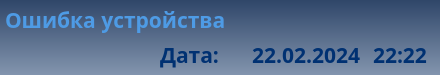
<?xml version="1.0" encoding="UTF-8"?>
<ui version="4.0">
 <class>widget_27_7_21_err_device</class>
 <widget class="QWidget" name="widget_27_7_21_err_device">
  <property name="geometry">
   <rect>
    <x>0</x>
    <y>0</y>
    <width>440</width>
    <height>75</height>
   </rect>
  </property>
  <property name="windowTitle">
   <string>widget_27_7_21_err_devices</string>
  </property>
  <property name="layoutDirection">
   <enum>Qt::LeftToRight</enum>
  </property>
  <property name="styleSheet">
   <string notr="true">background-color: qlineargradient(spread:pad, x1:0.5, y1:0, x2:0.5, y2:1, stop:0 rgba(47, 70, 105, 255), stop:1 rgba(131, 149, 174, 255));</string>
  </property>
  <widget class="QLabel" name="lbl_name_error">
   <property name="enabled">
    <bool>true</bool>
   </property>
   <property name="geometry">
    <rect>
     <x>5</x>
     <y>5</y>
     <width>271</width>
     <height>30</height>
    </rect>
   </property>
   <property name="font">
    <font>
     <family>Arial Black</family>
     <pointsize>16</pointsize>
     <weight>75</weight>
     <bold>true</bold>
    </font>
   </property>
   <property name="layoutDirection">
    <enum>Qt::LeftToRight</enum>
   </property>
   <property name="styleSheet">
    <string notr="true">color: rgb(78, 155, 229);
background-color: qlineargradient(spread:pad, x1:0, y1:0, x2:1, y2:0, stop:0 rgba(0, 0, 0, 0), stop:1 rgba(255, 255, 255, 0));</string>
   </property>
   <property name="text">
    <string>Ошибка устройства</string>
   </property>
  </widget>
  <widget class="QLabel" name="lbl_info">
   <property name="enabled">
    <bool>true</bool>
   </property>
   <property name="geometry">
    <rect>
     <x>160</x>
     <y>40</y>
     <width>65</width>
     <height>30</height>
    </rect>
   </property>
   <property name="font">
    <font>
     <family>Arial Black</family>
     <pointsize>16</pointsize>
     <weight>75</weight>
     <italic>false</italic>
     <bold>true</bold>
     <underline>false</underline>
    </font>
   </property>
   <property name="mouseTracking">
    <bool>true</bool>
   </property>
   <property name="contextMenuPolicy">
    <enum>Qt::NoContextMenu</enum>
   </property>
   <property name="layoutDirection">
    <enum>Qt::LeftToRight</enum>
   </property>
   <property name="styleSheet">
    <string notr="true">color: rgb(0, 49, 114);
background-color: qlineargradient(spread:pad, x1:0, y1:0, x2:1, y2:0, stop:0 rgba(0, 0, 0, 0), stop:1 rgba(255, 255, 255, 0));</string>
   </property>
   <property name="lineWidth">
    <number>1</number>
   </property>
   <property name="text">
    <string>Дата:</string>
   </property>
   <property name="textFormat">
    <enum>Qt::AutoText</enum>
   </property>
   <property name="alignment">
    <set>Qt::AlignLeading|Qt::AlignLeft|Qt::AlignVCenter</set>
   </property>
   <property name="wordWrap">
    <bool>false</bool>
   </property>
   <property name="margin">
    <number>0</number>
   </property>
   <property name="indent">
    <number>0</number>
   </property>
   <property name="textInteractionFlags">
    <set>Qt::NoTextInteraction</set>
   </property>
  </widget>
  <widget class="QLabel" name="lbl_data">
   <property name="enabled">
    <bool>true</bool>
   </property>
   <property name="geometry">
    <rect>
     <x>230</x>
     <y>40</y>
     <width>130</width>
     <height>30</height>
    </rect>
   </property>
   <property name="font">
    <font>
     <family>Arial Black</family>
     <pointsize>16</pointsize>
     <weight>75</weight>
     <italic>false</italic>
     <bold>true</bold>
     <underline>false</underline>
    </font>
   </property>
   <property name="mouseTracking">
    <bool>true</bool>
   </property>
   <property name="contextMenuPolicy">
    <enum>Qt::NoContextMenu</enum>
   </property>
   <property name="layoutDirection">
    <enum>Qt::LeftToRight</enum>
   </property>
   <property name="styleSheet">
    <string notr="true">color: rgb(0, 49, 114);
background-color: qlineargradient(spread:pad, x1:0, y1:0, x2:1, y2:0, stop:0 rgba(0, 0, 0, 0), stop:1 rgba(255, 255, 255, 0));</string>
   </property>
   <property name="lineWidth">
    <number>1</number>
   </property>
   <property name="text">
    <string>22.02.2024</string>
   </property>
   <property name="textFormat">
    <enum>Qt::AutoText</enum>
   </property>
   <property name="alignment">
    <set>Qt::AlignRight|Qt::AlignTrailing|Qt::AlignVCenter</set>
   </property>
   <property name="wordWrap">
    <bool>false</bool>
   </property>
   <property name="margin">
    <number>0</number>
   </property>
   <property name="indent">
    <number>0</number>
   </property>
   <property name="textInteractionFlags">
    <set>Qt::NoTextInteraction</set>
   </property>
  </widget>
  <widget class="QLabel" name="lbl_time">
   <property name="enabled">
    <bool>true</bool>
   </property>
   <property name="geometry">
    <rect>
     <x>365</x>
     <y>40</y>
     <width>70</width>
     <height>30</height>
    </rect>
   </property>
   <property name="font">
    <font>
     <family>Arial Black</family>
     <pointsize>16</pointsize>
     <weight>75</weight>
     <italic>false</italic>
     <bold>true</bold>
     <underline>false</underline>
    </font>
   </property>
   <property name="mouseTracking">
    <bool>true</bool>
   </property>
   <property name="contextMenuPolicy">
    <enum>Qt::NoContextMenu</enum>
   </property>
   <property name="layoutDirection">
    <enum>Qt::LeftToRight</enum>
   </property>
   <property name="styleSheet">
    <string notr="true">color: rgb(0, 49, 114);
background-color: qlineargradient(spread:pad, x1:0, y1:0, x2:1, y2:0, stop:0 rgba(0, 0, 0, 0), stop:1 rgba(255, 255, 255, 0));</string>
   </property>
   <property name="lineWidth">
    <number>1</number>
   </property>
   <property name="text">
    <string>22:22</string>
   </property>
   <property name="textFormat">
    <enum>Qt::AutoText</enum>
   </property>
   <property name="alignment">
    <set>Qt::AlignCenter</set>
   </property>
   <property name="wordWrap">
    <bool>false</bool>
   </property>
   <property name="margin">
    <number>0</number>
   </property>
   <property name="indent">
    <number>0</number>
   </property>
   <property name="textInteractionFlags">
    <set>Qt::NoTextInteraction</set>
   </property>
  </widget>
 </widget>
 <resources/>
 <connections/>
</ui>
